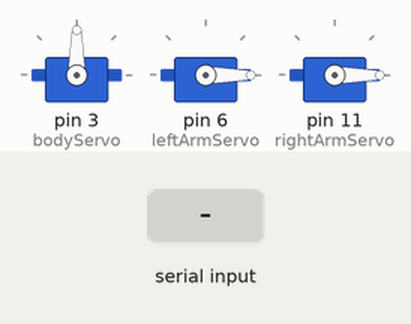
The sketch below on a simulated Arduino Uno, built with avr-gcc and run on an emulated ATmega328P. On the bench: 3 × servo. The inputs (shaded band) are chosen by the test bench. What the sketch prints to the serial monitor is not drawn.

Above: at 1.2 s.
1.3 s: "a" received over Serial
At 1.8 s:
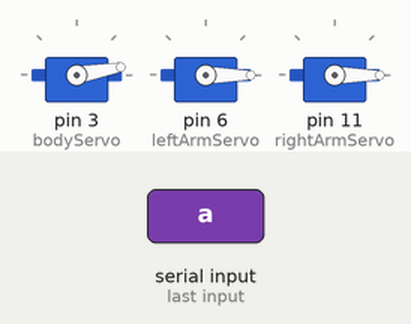
2.8 s: "a" received over Serial
At 4.0 s:
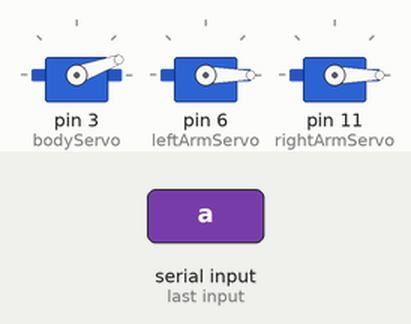
4.3 s: "r" received over Serial
At 5.2 s:
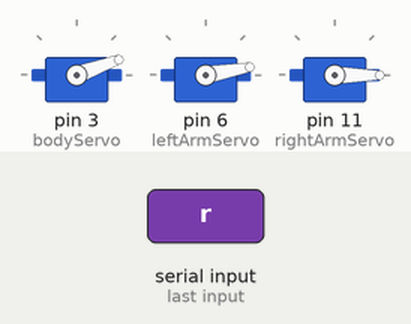
5.8 s: "r" received over Serial
At 6.4 s:
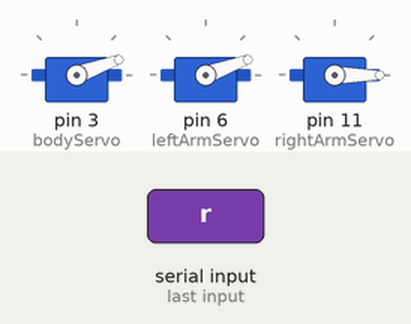
7.3 s: "d" received over Serial
At 8.7 s:
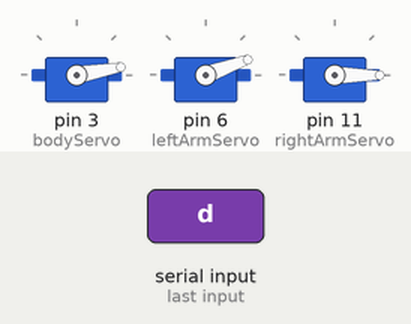
Timing chart, 0 to 9.8 s (numbered marks = the images above; inputs shaded):
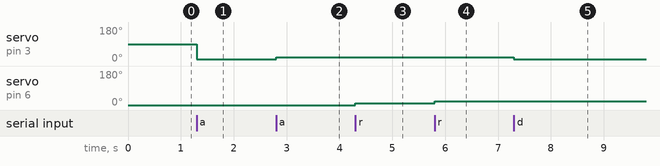

Measured:
- after the input at 1.3 s, servo on pin 3 (bodyServo): 90° → 10° at once
- after the input at 2.8 s, servo on pin 3 (bodyServo): 10° → 20° at once
- after the input at 4.3 s, servo on pin 6 (leftArmServo): 0° → 10° at once
- after the input at 5.8 s, servo on pin 6 (leftArmServo): 10° → 20° at once
- after the input at 7.3 s, servo on pin 3 (bodyServo): 20° → 10° at once

The sketch:

mini_bot.ino
```cpp
#include <Servo.h>

Servo bodyServo;
Servo leftArmServo;
Servo rightArmServo;

void setup() {
  // put your setup code here, to run once:

  bodyServo.attach(3);
  leftArmServo.attach(6);
  rightArmServo.attach(11);

  Serial.begin(9600);

  bodyServo.write(90);
  leftArmServo.write(0);
  rightArmServo.write(0);
}

char k;
int bodyAngle = 0;
int leftArmAngle = 0;
int rightArmAngle = 0;

void loop() {
  // put your main code here, to run repeatedly:
  if(Serial.available() > 0) {
    k = Serial.read();
    if(k == 'a' && bodyAngle < 180) {
      bodyAngle += 10;
      bodyServo.write(bodyAngle);
    }
    else if(k == 'd' && bodyAngle > 0) {
      bodyAngle -= 10;
      bodyServo.write(bodyAngle);
    }
    else if(k == 'r' && leftArmAngle < 180) {
      leftArmAngle += 10;
      leftArmServo.write(leftArmAngle);
    }
    else if(k == 'f' && leftArmAngle > 0) {
      leftArmAngle -= 10;
      leftArmServo.write(leftArmAngle);
    }
    else if(k == 't' && rightArmAngle < 180) {
      rightArmAngle += 10;
      rightArmServo.write(rightArmAngle);
    }
    else if(k == 'g' && rightArmAngle > 0) {
      rightArmAngle -= 10;
      rightArmServo.write(rightArmAngle);
    }
    Serial.print(k);
  }
}
```
